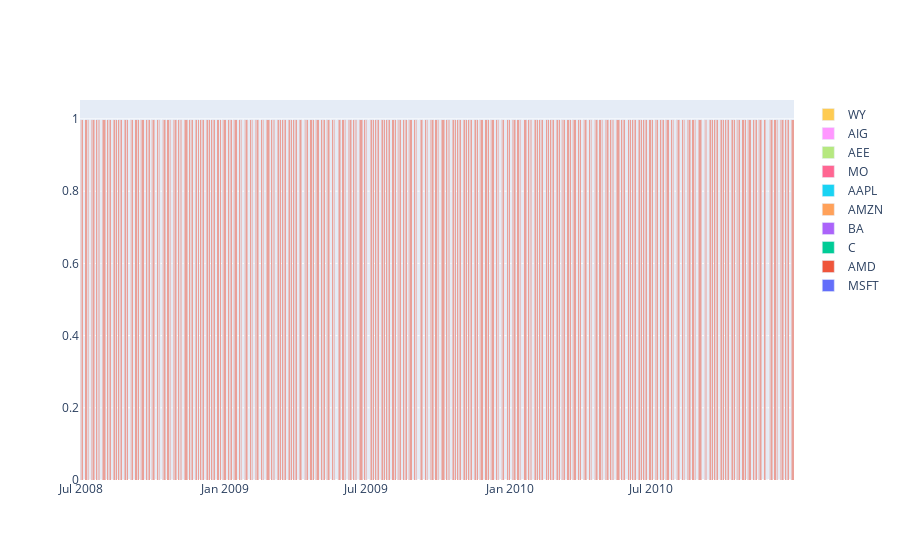

Here is the notebook cell this chart was saved with:
### Code cell
plotAllocation(ah.dropna())

### Figure 1 — Plotly figure (JSON) as saved in the notebook; plotly's stock layout.template omitted (floating-point values rounded to 4 significant figures; data arrays with more than 128 entries replaced by an {"elided": "..."} marker saying what was removed)
{"data": [{"name": "MSFT", "type": "bar", "x": {"elided": "632 str values"}, "y": {"elided": "632 int values"}}, {"name": "AMD", "type": "bar", "x": {"elided": "632 str values"}, "y": {"elided": "632 int values"}}, {"name": "C", "type": "bar", "x": {"elided": "632 str values"}, "y": {"elided": "632 int values"}}, {"name": "BA", "type": "bar", "x": {"elided": "632 str values"}, "y": {"elided": "632 int values"}}, {"name": "AMZN", "type": "bar", "x": {"elided": "632 str values"}, "y": {"elided": "632 int values"}}, {"name": "AAPL", "type": "bar", "x": {"elided": "632 str values"}, "y": {"elided": "632 int values"}}, {"name": "MO", "type": "bar", "x": {"elided": "632 str values"}, "y": {"elided": "632 int values"}}, {"name": "AEE", "type": "bar", "x": {"elided": "632 str values"}, "y": {"elided": "632 int values"}}, {"name": "AIG", "type": "bar", "x": {"elided": "632 str values"}, "y": {"elided": "632 int values"}}, {"name": "WY", "type": "bar", "x": {"elided": "632 str values"}, "y": {"elided": "632 int values"}}], "layout": {"bargap": 0, "bargroupgap": 0, "barmode": "stack", "xaxis": {"categoryorder": "total descending"}}}
